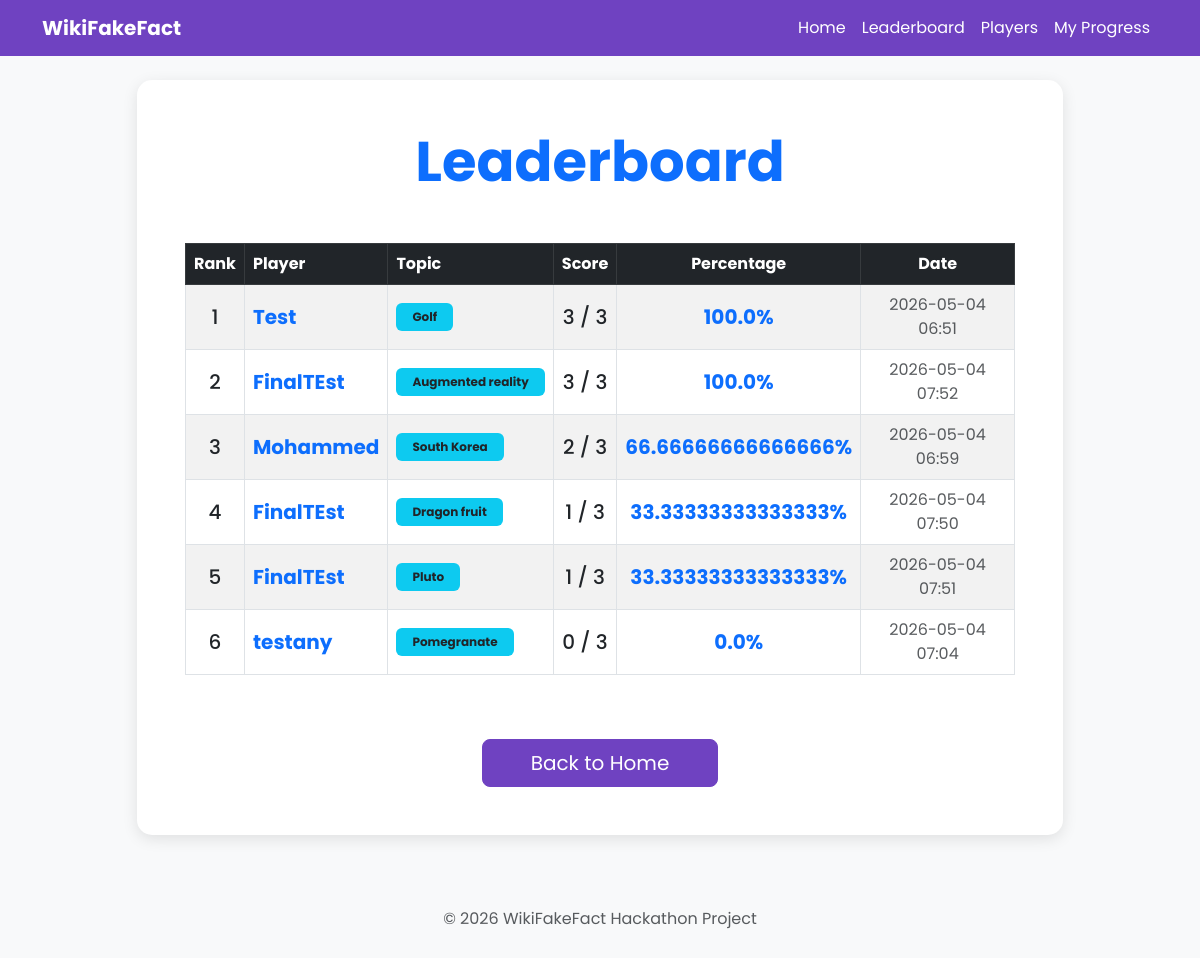
/leaderboard, run on an earlier commit of the app's database.
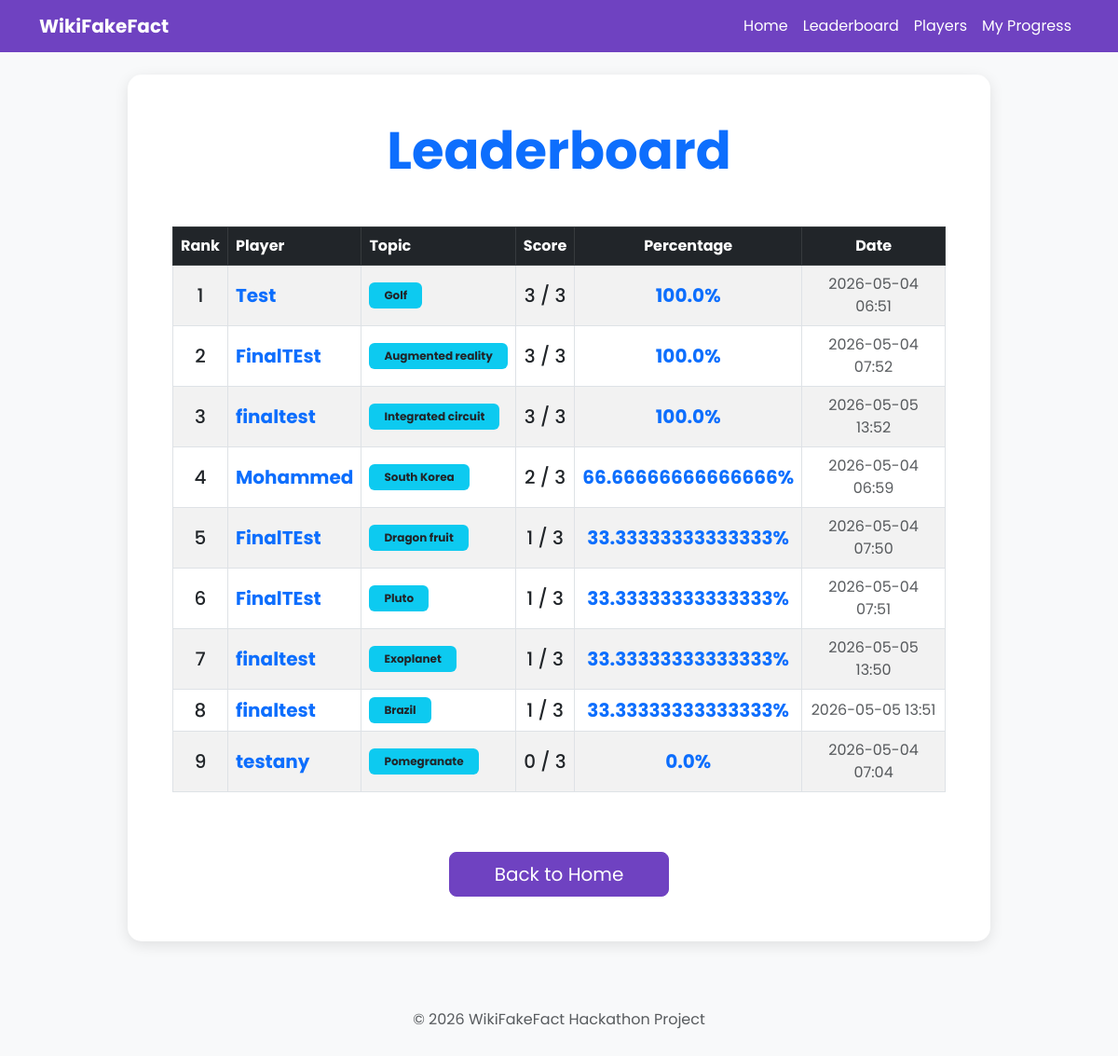
And on a later commit of the database.
### models.py (models this page shows)
class Score(db.Model):
    id = db.Column(db.Integer, primary_key=True)
    user_id = db.Column(db.Integer, db.ForeignKey('user.id'), nullable=False)
    topic = db.Column(db.String(100), nullable=False)
    difficulty = db.Column(db.String(50), nullable=False, default='Medium')
    score = db.Column(db.Integer, nullable=False)
    total_questions = db.Column(db.Integer, nullable=False)
    percentage = db.Column(db.Float, nullable=False)
    timestamp = db.Column(db.DateTime, default=datetime.utcnow)

class User(db.Model):
    id = db.Column(db.Integer, primary_key=True)
    username = db.Column(db.String(80), unique=True, nullable=False)
    created_at = db.Column(db.DateTime, default=datetime.utcnow)
    scores = db.relationship('Score', backref='user', lazy=True)

### app.py (the view)
@app.route('/leaderboard')
def leaderboard():
    top_scores = Score.query.order_by(Score.percentage.desc()).limit(10).all()
    return render_template('leaderboard.html', scores=top_scores)

### app.py (called while the page is built)
@app.context_processor
def inject_translations():
    lang = session.get('language', 'en')
    return {'t': TRANSLATIONS.get(lang, TRANSLATIONS['en'])}

### templates/leaderboard.html
{% extends "base.html" %}
{% block content %}
<div class="row justify-content-center">
    <div class="col-md-10">
        <div class="card p-5">
            <h1 class="display-4 fw-bold mb-5 text-center text-primary">Leaderboard</h1>
            <div class="table-responsive">
                <table class="table table-hover table-striped table-bordered align-middle">
                    <thead class="table-dark">
                        <tr>
                            <th scope="col" class="text-center">Rank</th>
                            <th scope="col">Player</th>
                            <th scope="col">Topic</th>
                            <th scope="col" class="text-center">Score</th>
                            <th scope="col" class="text-center">Percentage</th>
                            <th scope="col" class="text-center">Date</th>
                        </tr>
                    </thead>
                    <tbody>
                        {% for score in scores %}
                        <tr>
                            <th scope="row" class="text-center h5">{{ loop.index }}</th>
                            <td class="h5 fw-bold">
                                <a href="{{ url_for('analysis', user_id=score.user.id) }}" class="text-decoration-none text-primary">
                                    {{ score.user.username }}
                                </a>
                            </td>
                            <td><span class="badge bg-info text-dark px-3 py-2">{{ score.topic }}</span></td>
                            <td class="text-center h5">{{ score.score }} / {{ score.total_questions }}</td>
                            <td class="text-center h5 fw-bold text-primary">{{ score.percentage }}%</td>
                            <td class="text-center text-muted">{{ score.timestamp.strftime('%Y-%m-%d %H:%M') }}</td>
                        </tr>
                        {% else %}
                        <tr>
                            <td colspan="6" class="text-center py-5 h5 text-muted">No scores recorded yet. Be the first to play!</td>
                        </tr>
                        {% endfor %}
                    </tbody>
                </table>
            </div>
            <div class="text-center mt-5">
                <a href="/" class="btn btn-primary btn-lg px-5">Back to Home</a>
            </div>
        </div>
    </div>
</div>
{% endblock %}

What changed in the data, as far as the page shows it:
added Score: user.username "finaltest", topic "Integrated circuit", score "3", total_questions "3", percentage "100.0", timestamp "2026-05-05 13:52"
added Score: user.username "finaltest", topic "Exoplanet", score "1", total_questions "3", percentage "33.33333333333333", timestamp "2026-05-05 13:50"
added Score: user.username "finaltest", topic "Brazil", score "1", total_questions "3", percentage "33.33333333333333", timestamp "2026-05-05 13:51"
